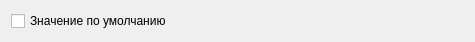
<?xml version="1.0" encoding="UTF-8"?>
<ui version="4.0">
 <class>Checkbox</class>
 <widget class="QWidget" name="Checkbox">
  <property name="geometry">
   <rect>
    <x>0</x>
    <y>0</y>
    <width>475</width>
    <height>38</height>
   </rect>
  </property>
  <property name="minimumSize">
   <size>
    <width>475</width>
    <height>0</height>
   </size>
  </property>
  <property name="windowTitle">
   <string>Checkbox</string>
  </property>
  <layout class="QVBoxLayout" name="verticalLayout">
   <item>
    <widget class="QCheckBox" name="defaultValue">
     <property name="text">
      <string>Значение по умолчанию</string>
     </property>
    </widget>
   </item>
  </layout>
 </widget>
 <resources/>
 <connections/>
</ui>
